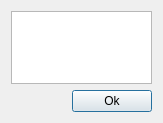
<?xml version="1.0" encoding="UTF-8"?>
<ui version="4.0">
 <class>HelpDialog</class>
 <widget class="QDialog" name="HelpDialog">
  <property name="windowModality">
   <enum>Qt::NonModal</enum>
  </property>
  <property name="geometry">
   <rect>
    <x>0</x>
    <y>0</y>
    <width>163</width>
    <height>123</height>
   </rect>
  </property>
  <property name="windowTitle">
   <string>Settings</string>
  </property>
  <property name="windowIcon">
   <iconset resource="icones/icones.qrc">
    <normaloff>:/MM/Icons/images/icon_32.png</normaloff>:/MM/Icons/images/icon_32.png</iconset>
  </property>
  <property name="styleSheet">
   <string notr="true"/>
  </property>
  <layout class="QGridLayout" name="gridLayout">
   <item row="0" column="0">
    <layout class="QVBoxLayout" name="verticalLayout">
     <item>
      <widget class="QTableView" name="tableView"/>
     </item>
     <item>
      <layout class="QHBoxLayout" name="horizontalLayout">
       <item>
        <spacer>
         <property name="orientation">
          <enum>Qt::Horizontal</enum>
         </property>
         <property name="sizeHint" stdset="0">
          <size>
           <width>40</width>
           <height>20</height>
          </size>
         </property>
        </spacer>
       </item>
       <item>
        <widget class="QPushButton" name="okButton">
         <property name="text">
          <string>Ok</string>
         </property>
        </widget>
       </item>
      </layout>
     </item>
    </layout>
   </item>
  </layout>
 </widget>
 <layoutdefault spacing="6" margin="11"/>
 <resources>
  <include location="icones/icones.qrc"/>
 </resources>
 <connections/>
</ui>
